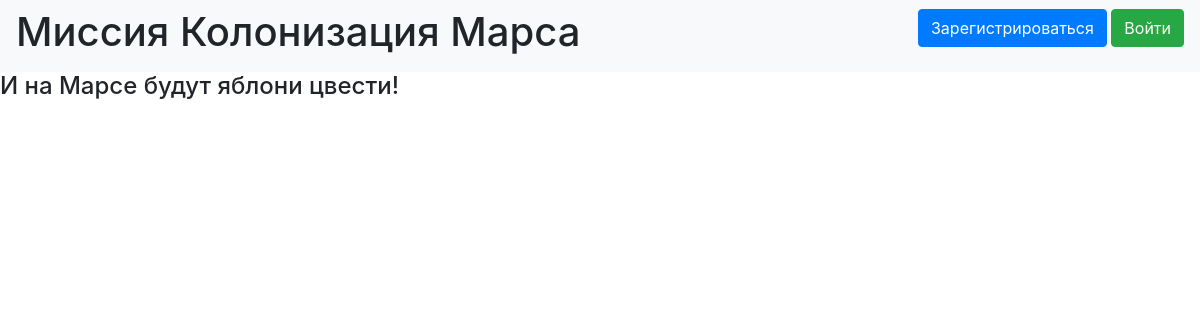
/departments, run on an earlier commit of the app's database.
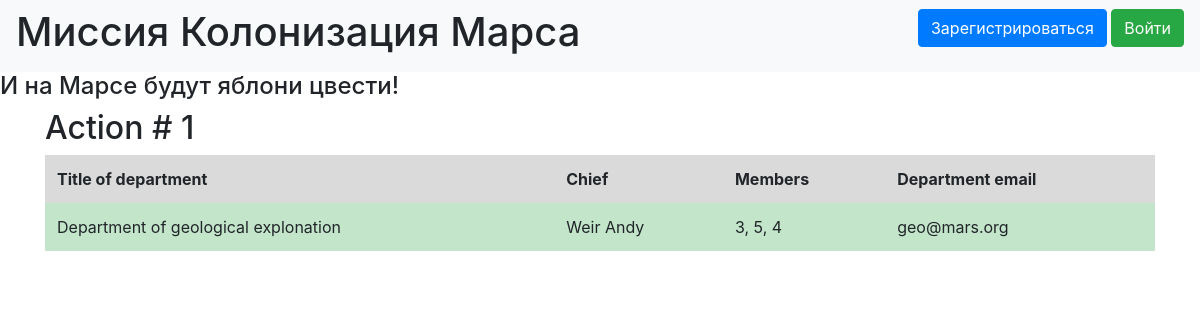
And on a later commit of the database.
### data/departments.py (models this page shows)
class Departments(SqlAlchemyBase):
    __tablename__ = 'departments'
    id = sqlalchemy.Column(sqlalchemy.Integer,
                           primary_key=True, autoincrement=True)
    title = sqlalchemy.Column(sqlalchemy.String, nullable=True)
    chief = sqlalchemy.Column(sqlalchemy.String, sqlalchemy.ForeignKey("users.name"), nullable=True)
    members = sqlalchemy.Column(sqlalchemy.String, nullable=True)
    email = sqlalchemy.Column(sqlalchemy.String,
                              index=True, unique=True, nullable=True)
    user = orm.relation('User')

### main.py (the view)
@app.route('/departments')
def department():
    session = db_session.create_session()
    department = session.query(Departments).all()
    return render_template('department.html', department=department)

### data/db_session.py (called while the page is built)
def create_session() -> Session:
    global __factory
    return __factory()

### templates/department.html (shortened to what this page needs)
{% extends "base.html" %}
{% block content %}
{% for item in department%}
<h2>Action # {{item.id}}</h2>
   <table class="table table-borderless">
  <thead>
    <tr class="table-active">
      <th scope="col">Title of department</th>
      <th scope="col">Chief</th>
      <th scope="col">Members</th>
      <th scope="col">Department email</th>
    </tr>
  </thead>
  <tbody>
    <tr>
      <td class="table-success">{{item.title}}</td>
      <td class="table-success">{{item.chief}}</td>
      <td class="table-success">{{item.members}}</td>
      <td class="table-success">{{item.email}}</td>
    </tr>
  </tbody>
</table>
{% endfor %}
{% endblock %}

### templates/base.html (shortened to what this page needs)
<!DOCTYPE html>
<html lang="en">
<head>
    <link rel="stylesheet"
                    href="https://stackpath.bootstrapcdn.com/bootstrap/4.4.1/css/bootstrap.min.css"
>
</head>
<body>
<nav class="navbar navbar-light bg-light">
    <h1>Миссия Колонизация Марса</h1>
    {% if current_user.is_authenticated %}
    <a class="navbar-brand" href="/logout">{{ current_user.name }}</a>
{% else %}
    <p>
        <a class="btn btn-primary " href="/register">Зарегистрироваться</a>
        <a class="btn btn-success" href="/login">Войти</a>
    </p>
{% endif %}
</nav>
<h4>И на Марсе будут яблони цвести!</h4>
<main role="main" class="container">
    {% block content %}{% endblock %}
</main>
</body>
</html>

What changed in the data, as far as the page shows it:
added Departments: id "1", title "Department of geological explonation", chief "Weir Andy", members "3, 5, 4", email "geo@mars.org"
